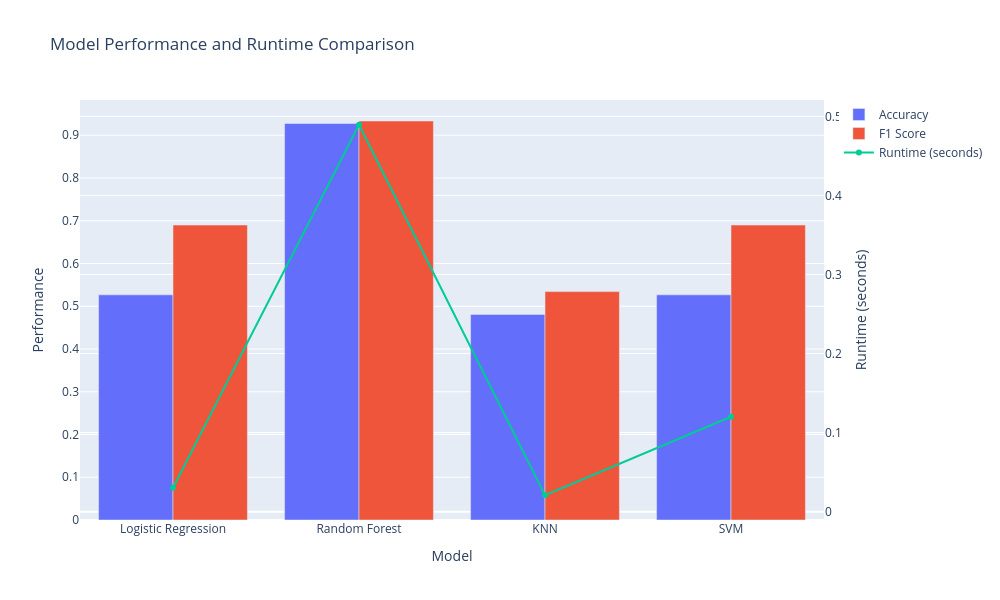

The cell this chart's notebook holds for it:
### Code cell
# Plot the accuracy and f1 scores of the models
# Also plot the runtime of the models in another y axis\

def plot_model_comparison(results):
    # Plot runtime in the same graph with a secondary y axis
    fig = go.Figure()
    fig.add_trace(go.Bar(x=results['Model'], y=results['Accuracy'], name='Accuracy'))
    fig.add_trace(go.Bar(x=results['Model'], y=results['F1 Score'], name='F1 Score'))
    fig.add_trace(go.Scatter(x=results['Model'], y=results['Runtime'], name='Runtime (seconds)', yaxis='y2', mode='lines+markers'))
    fig.update_layout(title='Model Performance and Runtime Comparison', xaxis_title='Model', yaxis_title='Performance', yaxis2=dict(title='Runtime (seconds)', overlaying='y', side='right'), width=1000, height=600)

    fig.show()
plot_model_comparison(results)

### Figure 1 — Plotly figure (JSON) as saved in the notebook; plotly's stock layout.template omitted (floating-point values rounded to 4 significant figures)
{"data": [{"name": "Accuracy", "type": "bar", "x": ["Logistic Regression", "Random Forest", "KNN", "SVM"], "y": [0.5267, 0.9275, 0.4809, 0.5267]}, {"name": "F1 Score", "type": "bar", "x": ["Logistic Regression", "Random Forest", "KNN", "SVM"], "y": [0.69, 0.9333, 0.5342, 0.69]}, {"mode": "lines+markers", "name": "Runtime (seconds)", "type": "scatter", "x": ["Logistic Regression", "Random Forest", "KNN", "SVM"], "y": [0.03028, 0.4894, 0.02082, 0.1201], "yaxis": "y2"}], "layout": {"height": 600, "title": {"text": "Model Performance and Runtime Comparison"}, "width": 1000, "xaxis": {"title": {"text": "Model"}}, "yaxis": {"title": {"text": "Performance"}}, "yaxis2": {"overlaying": "y", "side": "right", "title": {"text": "Runtime (seconds)"}}}}
